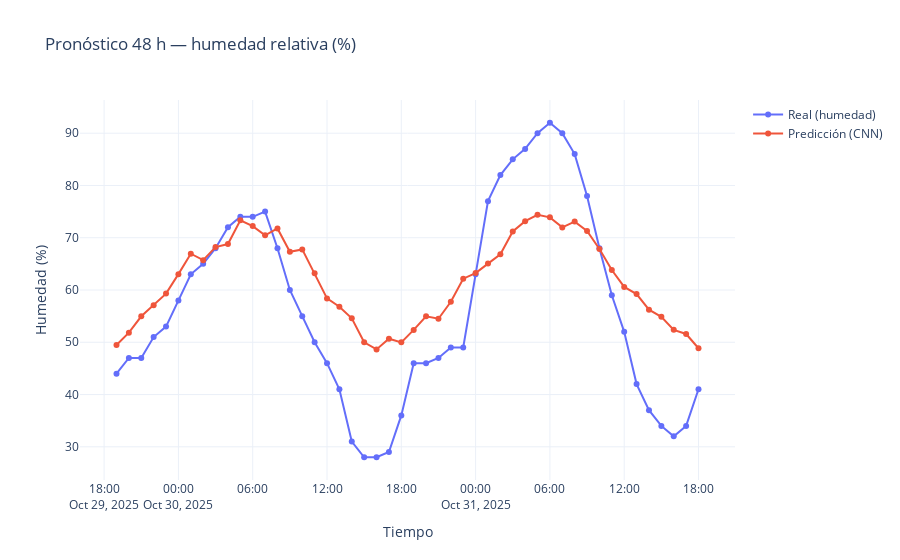

The cell this chart's notebook holds for it:
### Code cell
import plotly.graph_objects as go

# Volvemos a construir idx para TEST (posiciones temporales dentro de df_test)
_, _, idx_test = make_windows(X_test, y_test, WINDOW_SIZE, HORIZON)

# Timestamps de TEST (ya están en tz local por tu preproc)
times_test = df_test.index

# Elegimos la ÚLTIMA ventana de test para visualizar
i = -1
start_pos = idx_test[i]
forecast_times = times_test[start_pos+1 : start_pos+1+HORIZON]  # próximos HORIZON puntos

y_true_line = Y_test_inv[i]
y_pred_line = Yhat_test_inv[i]

fig_fc = go.Figure()
fig_fc.add_scatter(x=forecast_times, y=y_true_line, mode="lines+markers", name="Real (humedad)")
fig_fc.add_scatter(x=forecast_times, y=y_pred_line, mode="lines+markers", name="Predicción (CNN)")
fig_fc.update_layout(
    title=f"Pronóstico {HORIZON} h — humedad relativa (%)",
    xaxis_title="Tiempo",
    yaxis_title="Humedad (%)",
    template="plotly_white"
)
fig_fc.show()
